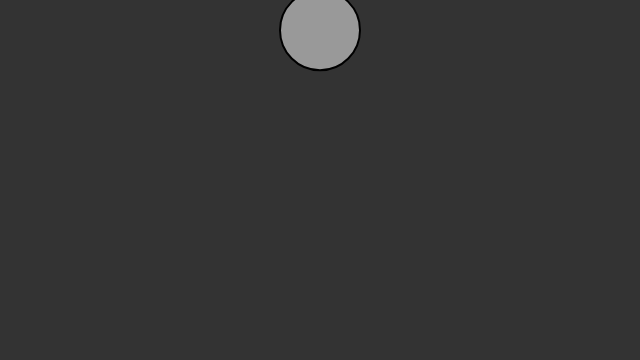
Frame 1 (no input)
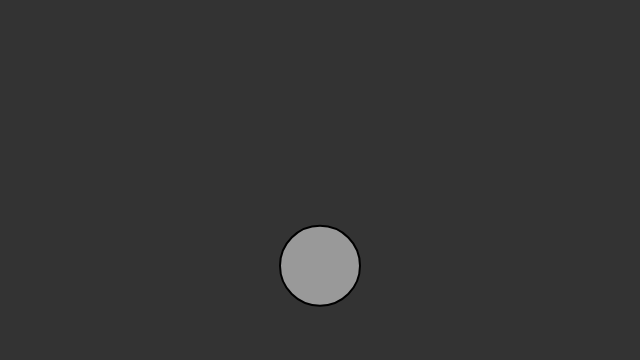
Frame 60 (no input)
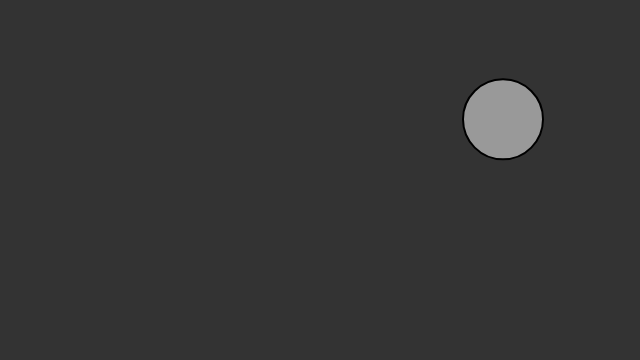
Frame 120 (the mouse pressed at the canvas centre since frame 60)

The p5.js sketch that drew these frames (run headless with seeded random() and noise() and a simulated clock; from frame 60 on, the mouse is pressed at the canvas centre):

// p5.js sketch
// ── sketch.js
// The Nature of Code
// Daniel Shiffman
// http://natureofcode.com

let mover;

function setup() {
  createCanvas(640, 360);
  mover = new Mover(width / 2, 30, 5);
  createP('Click mouse to apply wind force.');
}

function draw() {
  background(51);

  let gravity = createVector(0, 1);
  //{!1} I should scale by mass to be more accurate, but this example only has one circle
  mover.applyForce(gravity);

  if (mouseIsPressed) {
    let wind = createVector(0.5, 0);
    mover.applyForce(wind);
  }

  if (mover.contactEdge()) {
    //{!5 .bold}
    let c = 0.1;
    let friction = mover.velocity.copy();
    friction.mult(-1);
    friction.setMag(c);

    //{!1 .bold} Apply the friction force vector to the object.
    mover.applyForce(friction);
  }

  mover.bounceEdges();
  mover.update();
  mover.display();
}
// ── mover.js
// The Nature of Code
// Daniel Shiffman
// http://natureofcode.com

class Mover {
  constructor(x, y, m) {
    this.mass = m;
    this.radius = m * 8;
    this.position = createVector(x, y);
    this.velocity = createVector(0, 0);
    this.acceleration = createVector(0, 0);
  }

  applyForce(force) {
    let f = p5.Vector.div(force, this.mass);
    this.acceleration.add(f);
  }

  update() {
    this.velocity.add(this.acceleration);
    this.position.add(this.velocity);
    this.acceleration.mult(0);
  }

  display() {
    stroke(0);
    strokeWeight(2);
    fill(255, 127);
    ellipse(this.position.x, this.position.y, this.radius * 2);
  }

  contactEdge() {
    // The mover is touching the edge when it's within one pixel
    return (this.position.y > height - this.radius - 1);
  }

  bounceEdges() {
    // A new variable to simulate an inelastic collision
    // 10% of the velocity's x or y component is lost
    let bounce = -0.9;
    if (this.position.x > width - this.radius) {
      this.position.x = width - this.radius;
      this.velocity.x *= bounce;
    } else if (this.position.x < this.radius) {
      this.position.x = this.radius;
      this.velocity.x *= bounce;
    }
    if (this.position.y > height - this.radius) {
      this.position.y = height - this.radius;
      this.velocity.y *= bounce;
    }
  }

}
